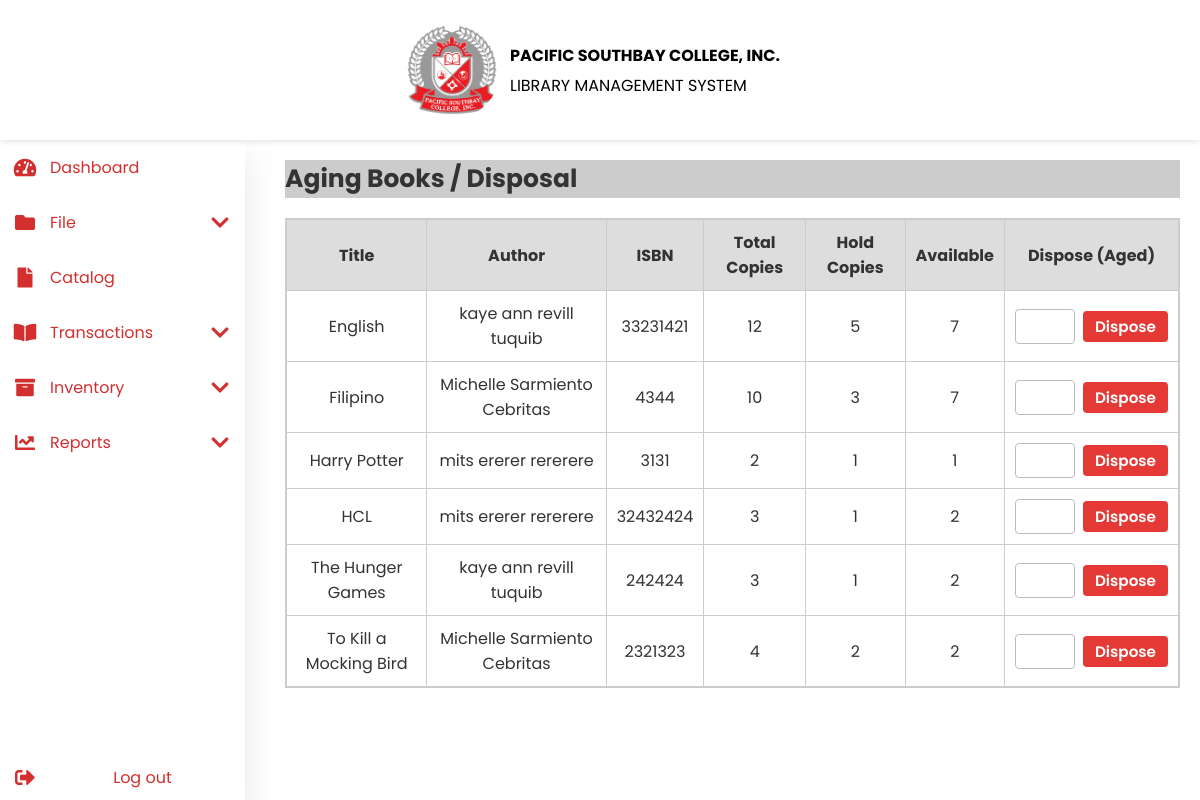
/aging_books.php, run on an earlier commit of the app's database.
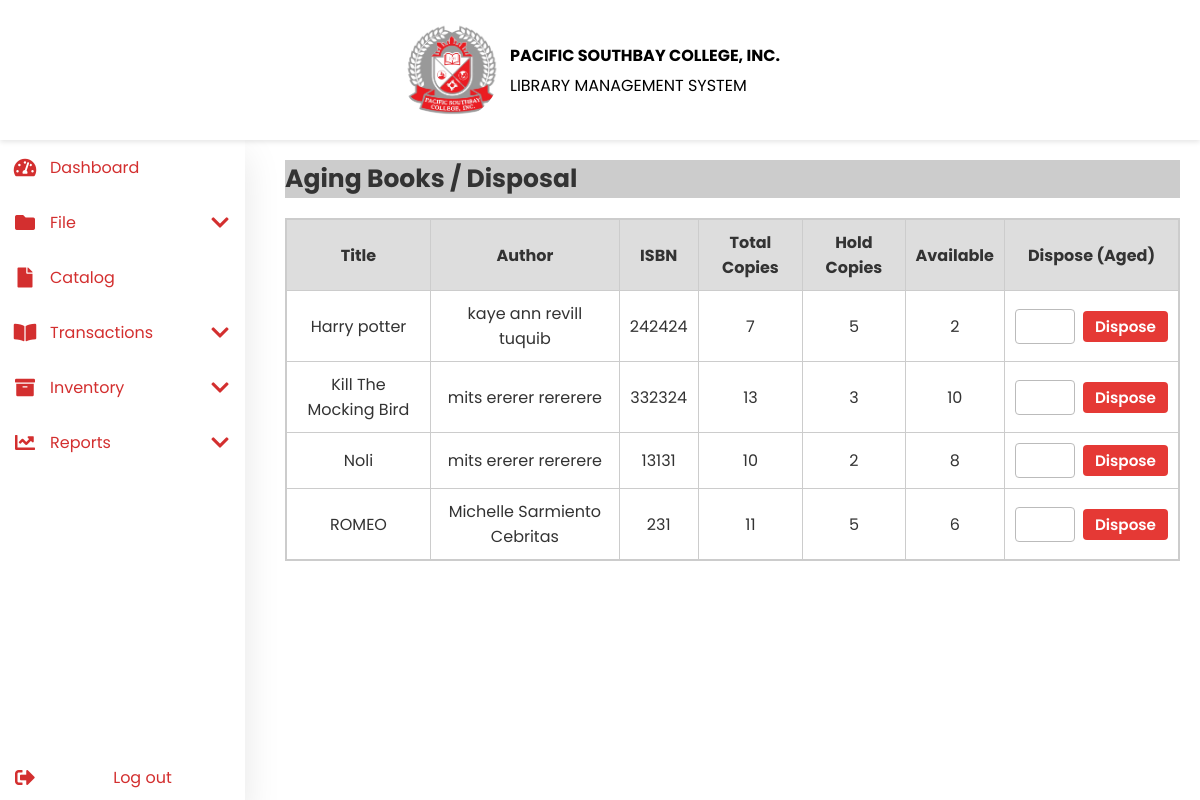
And on a later commit of the database.
### tables this page shows
CREATE TABLE `book` (
  `BookID` int(11) NOT NULL,
  `Title` varchar(255) NOT NULL,
  `ISBN` varchar(50) NOT NULL,
  `AuthorID` int(11) NOT NULL,
  `CategoryID` int(11) NOT NULL,
  `MaterialID` int(11) NOT NULL,
  `LocationID` int(11) NOT NULL,
  `MainClassificationID` int(11) NOT NULL,
  `SubClassificationID` int(11) NOT NULL,
  `CallNumber` varchar(50) DEFAULT NULL,
  `TotalCopies` int(11) NOT NULL DEFAULT 0,
  `HoldCopies` int(11) NOT NULL DEFAULT 0,
  `AcquisitionDate` date NOT NULL,
  `Price` decimal(10,2) DEFAULT NULL,
  `Publisher` varchar(255) DEFAULT NULL,
  `Edition` varchar(50) DEFAULT NULL,
  `Year` year(4) DEFAULT NULL,
  `AccessionNumber` varchar(50) DEFAULT NULL,
  `Status` enum('Available','Unavailable') GENERATED ALWAYS AS (case when `TotalCopies` - `HoldCopies` > 0 then 'Available' else 'Unavailable' end) STORED,
  `CreatedAt` timestamp NOT NULL DEFAULT current_timestamp(),
  `UpdatedAt` timestamp NOT NULL DEFAULT current_timestamp() ON UPDATE current_timestamp(),
  `CanBorrow` tinyint(1) DEFAULT 1,
  `MaxBorrow` int(11) DEFAULT NULL
);

### aging_books.php (the view, shortened to what this page needs)
<?php
include('db.php');
include('header.php');
include('navbar.php');
$sql = "
    SELECT
        b.BookID,
        b.Title,
        b.ISBN,
        b.TotalCopies,
        b.HoldCopies,
        CONCAT(a.FirstName, ' ', a.MiddleName, ' ', a.LastName) AS AuthorName
    FROM book b
    LEFT JOIN authors a ON b.AuthorID = a.AuthorID
    ORDER BY b.Title ASC
";
$result = $conn->query($sql);
?>
<!DOCTYPE html>
<html lang="en">
<head>
    <link rel="stylesheet" href="css/aging_books.css">
</head>
<body>
<div class="content">
    <h2>Aging Books / Disposal</h2>
    <div class="table-container">
        <table>
            <thead>
                <tr>
                    <th>Title</th>
                    <th>Author</th>
                    <th>ISBN</th>
                    <th>Total Copies</th>
                    <th>Hold Copies</th>
                    <th>Available</th>
                    <th>Dispose (Aged)</th>
                </tr>
            </thead>
            <tbody>
                <?php if ($result && $result->num_rows > 0): ?>
                    <?php while ($row = $result->fetch_assoc()): ?>
                        <tr>
                            <td><?= htmlspecialchars($row['Title']) ?></td>
                            <td><?= htmlspecialchars($row['AuthorName']) ?></td>
                            <td><?= htmlspecialchars($row['ISBN']) ?></td>
                            <td><?= $row['TotalCopies'] ?></td>
                            <td><?= $row['HoldCopies'] ?></td>
                            <td><?= $row['TotalCopies'] - $row['HoldCopies'] ?></td>
                            <td>
                                <form method="post" class="dispose-form" onsubmit="return confirm('Dispose selected copies?');">
                                    <input type="number" name="dispose_qty" min="1" max="<?= $row['TotalCopies'] ?>" required>
                                    <button type="submit" name="dispose_book" class="dispose-btn">Dispose</button>
                                </form>
                            </td>
                        </tr>
                    <?php endwhile; ?>
                <?php else: ?>
                    <tr><td colspan="7">No books found.</td></tr>
                <?php endif; ?>
            </tbody>
        </table>
    </div>
</div>
</body>
</html>

What changed in the data, as far as the page shows it:
removed book: Title "English", AuthorName "kaye ann revill tuquib", ISBN "33231421", TotalCopies "12", HoldCopies "5", $row['TotalCopies'] - $row['HoldCopies'] "7"
removed book: Title "Filipino", AuthorName "Michelle Sarmiento Cebritas", ISBN "4344", TotalCopies "10", HoldCopies "3", $row['TotalCopies'] - $row['HoldCopies'] "7"
removed book: Title "Harry Potter", AuthorName "mits ererer rererere", ISBN "3131", TotalCopies "2", HoldCopies "1", $row['TotalCopies']-$row['HoldCopies'] "1"
removed book: Title "HCL", AuthorName "mits ererer rererere", ISBN "32432424", TotalCopies "3", HoldCopies "1", $row['TotalCopies'] - $row['HoldCopies'] "2"
removed book: Title "The Hunger Games", AuthorName "kaye ann revill tuquib", ISBN "242424", TotalCopies "3", HoldCopies "1", $row['TotalCopies'] - $row['HoldCopies'] "2"
removed book: Title "To Kill a Mocking Bird", AuthorName "Michelle Sarmiento Cebritas", ISBN "2321323", TotalCopies "4", HoldCopies "2", $row['TotalCopies']-$row['HoldCopies'] "2"
added book: Title "Harry potter", AuthorName "kaye ann revill tuquib", ISBN "242424", TotalCopies "7", HoldCopies "5", $row['TotalCopies'] - $row['HoldCopies'] "2"
added book: Title "Kill The Mocking Bird", AuthorName "mits ererer rererere", ISBN "332324", TotalCopies "13", HoldCopies "3", $row['TotalCopies'] - $row['HoldCopies'] "10"
added book: Title "Noli", AuthorName "mits ererer rererere", ISBN "13131", TotalCopies "10", HoldCopies "2", $row['TotalCopies'] - $row['HoldCopies'] "8"
added book: Title "ROMEO", AuthorName "Michelle Sarmiento Cebritas", ISBN "231", TotalCopies "11", HoldCopies "5", $row['TotalCopies'] - $row['HoldCopies'] "6"
